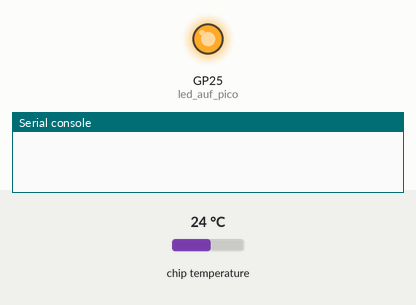
Recording of a program running on a simulated Raspberry Pi Pico running MicroPython. On the bench: output pins drawn as LEDs (lit = HIGH), the last lines printed to the serial console. The inputs (shaded band) are chosen by the test bench; at power-on: chip temperature 24 °C.

Above: at 0.15 s.
At 2.8 s:
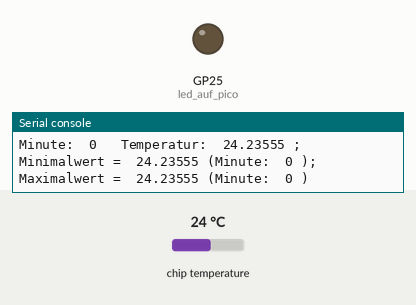
Timing chart, 0 to 6.9 s (numbered marks = the images above):
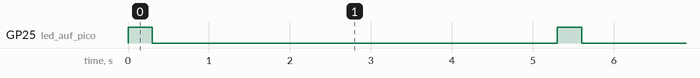

Measured:
- by itself, GP25 (led_auf_pico): alternates HIGH for 0.30 s and LOW for 5.0 s

The program:

PB-03-3-20-onboard_Temp_from_Min_Max_V01.py
```python
#==========================================================================
#
# PB-3-3-20-onboard_Temp_from_Min_Max_V01_Kom.py
#
# (keine Bauteile)
#
#==========================================================================
#
import machine
import utime

led_auf_pico = machine.Pin(25, machine.Pin.OUT)

sensor_temp = machine.ADC(4)
conversion_factor = 3.3 / (65535)
temp_mini = 100
temp_maxi = 0
Minuten = 0

while True:
    led_auf_pico.value(1)
    utime.sleep(0.3)

    reading = sensor_temp.read_u16() * conversion_factor
    analogwert = sensor_temp.read_u16()
    # The temperature sensor measures the Vbe voltage of a biased bipolar diode, connected to the fifth ADC channel
    # Typically, Vbe = 0.706V at 27 degrees C, with a slope of -1.721mV (0.001721) per degree.
    temperature = 27 - (reading - 0.706)/0.001721
    if temperature > temp_maxi:
        temp_maxi = temperature
        Minute_maxi = Minuten
        print("Minute_maxi ",Minute_maxi)
    if temperature < temp_mini:
        temp_mini = temperature
        Minute_mini = Minuten
        print("Minute_mini ",Minute_mini)
    print("Minute: ",Minuten,"  Temperatur: ",temperature,";  Minimalwert = ",temp_mini,"(Minute: ",Minute_mini,");  Maximalwert = ",temp_maxi,"(Minute: ",Minute_maxi,")")
    led_auf_pico.value(0)
    utime.sleep(5)
    Minuten = Minuten + 1

"""
Das Programm beginnt mit dem Import von zwei Bibliotheken: "machine" und "utime".
"machine" wird verwendet, um auf die GPIO-Pins und den ADC
(Analog-Digital-Converter) des Raspberry Pi Pico zuzugreifen,
während "utime" für die Zeitmessung verwendet wird.

In den nächsten Zeilen wird eine Variable "led_auf_pico" initialisiert,
die den GPIO-Pin 25 als Ausgangspins zugewiesen bekommt. Diese LED wird
später verwendet, um zu signalisieren, dass das Programm ausgeführt wird.

Dann wird der ADC initialisiert, der an den on-board Temperatursensor
angeschlossen ist und als "sensor_temp" bezeichnet wird. "conversion_factor"
wird berechnet, um später die Rohdaten des ADC in Spannung umzurechnen.
"temp_mini" und "temp_maxi" werden initialisiert, um die minimalen und
maximalen Temperaturen zu speichern. "Minuten" wird initialisiert, um
die Anzahl der Minuten zu speichern, die das Programm seit dem Start
ausgeführt wird.

Die Schleife "while True" läuft unendlich und wird niemals beendet.
Zu Beginn der Schleife wird die LED für 0,3 Sekunden eingeschaltet
und dann wieder ausgeschaltet. Dies gibt dem Benutzer eine Rückmeldung
darüber, dass das Programm ausgeführt wird.

Dann wird der ADC ausgelesen und in die Variable "reading" gespeichert.
"analogwert" wird ebenfalls initialisiert, um die Rohdaten des ADC zu
speichern. Die Temperatur wird aus der Spannung berechnet, die vom ADC
gemessen wurde, basierend auf dem Spannungsbereich und der Temperaturkurve
des Temperatursensors.

Wenn die aktuelle Temperatur größer als "temp_maxi" ist, wird sie als neue
maximale Temperatur gespeichert, und die aktuelle Minute wird als "Minute_maxi"
gespeichert. Das gleiche wird getan, wenn die aktuelle Temperatur kleiner als
"temp_mini" ist, die als neue minimale Temperatur gespeichert wird, und die
aktuelle Minute wird als "Minute_mini" gespeichert. Dann werden alle
Temperaturen und die entsprechenden Minuten ausgegeben.

Am Ende der Schleife wird die LED ausgeschaltet und das Programm wartet
5 Sekunden, bevor es erneut ausgeführt wird. "Minuten" wird um eins erhöht,
um die Anzahl der ausgeführten Minuten zu zählen.

Insgesamt handelt es sich um ein Programm, das die Temperatur vom
Temperatursensor des Raspberry Pi Pico ausliest und die minimalen und
maximalen Werte sowie die entsprechenden Minuten anzeigt. Außerdem gibt
es eine LED-Feedback-Funktion, um anzuzeigen, dass das Programm ausgeführt
wird.
"""
```
